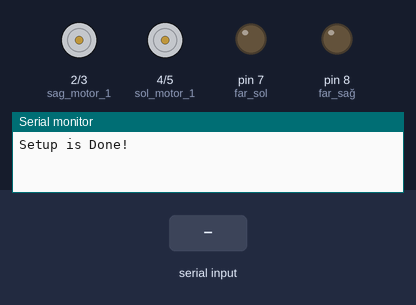
This sketch was run on a simulated Arduino Uno, built with avr-gcc and run on an emulated ATmega328P. On the bench: motor-driver pin pairs drawn as motors (green arrow = first pin HIGH = forward, orange = second pin HIGH = backward, longer = more drive), output pins drawn as LEDs (lit = HIGH), the last lines printed to the serial monitor. Dashed ring = blinking. Inputs (shaded band) come from the test bench.

Above: at 1.2 s.
1.3 s: "X" received over the second serial link
At 1.6 s:
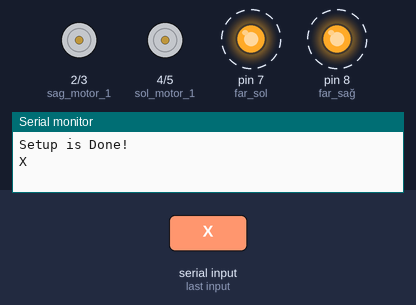
4.3 s: "F" received over the second serial link
At 5.1 s:
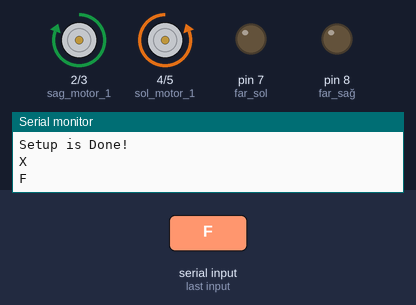
5.8 s: "B" received over the second serial link
At 6.2 s:
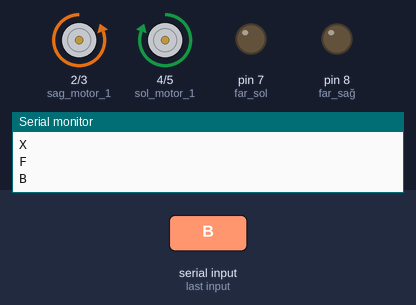
7.3 s: "L" received over the second serial link
At 8.5 s:
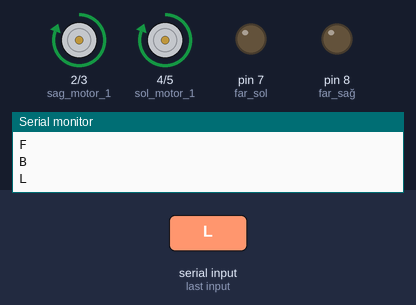
8.8 s: "R" received over the second serial link
At 9.7 s:
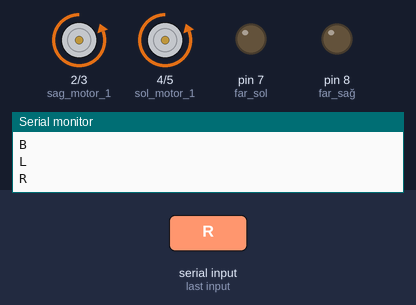
10.3 s: "W" received over the second serial link
At 10.8 s:
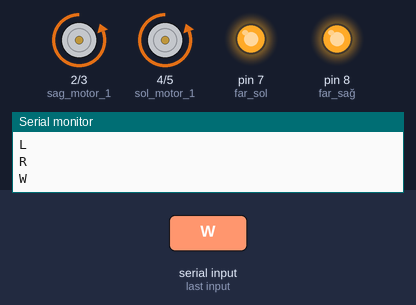
Timing chart, 0 to 12.8 s (numbered marks = the images above; inputs shaded):
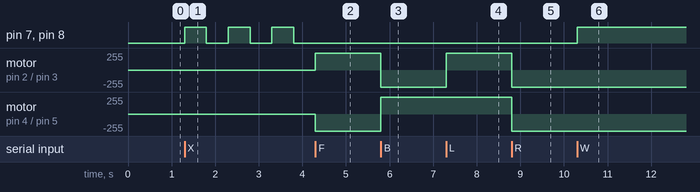

The sketch:

traktor.ino
```cpp
#include <SoftwareSerial.h>
SoftwareSerial mySerial(10, 11); // RX, TX
char data;

#define sol_motor_1 4
#define sol_motor_2 5
#define sag_motor_1 2
#define sag_motor_2 3


void setup() {
pinMode(5,OUTPUT);   //Sol Motor 2
pinMode(2,OUTPUT);   //Sol Motor 1
pinMode(3,OUTPUT);   //Sağ Motor 1
pinMode(4,OUTPUT);   //Sağ Motor 2

pinMode(7,OUTPUT);   //far sol
pinMode(8,OUTPUT);  //far sağ

Serial.begin(9600);
mySerial.begin(9600);

Serial.println("Setup is Done!");
}

void ileri(){

  digitalWrite(sol_motor_1, LOW);
  digitalWrite(sol_motor_2, HIGH);
  digitalWrite(sag_motor_1, HIGH);
  digitalWrite(sag_motor_2, LOW);

}

void geri(){


  digitalWrite(sol_motor_1, HIGH);
  digitalWrite(sol_motor_2, LOW);
  digitalWrite(sag_motor_1, LOW);
  digitalWrite(sag_motor_2, HIGH);


}

void sol(){


  digitalWrite(sol_motor_1, HIGH);
  digitalWrite(sol_motor_2, LOW);
  digitalWrite(sag_motor_1, HIGH);
  digitalWrite(sag_motor_2, LOW);

}

void sag(){

  digitalWrite(sol_motor_1, LOW);
  digitalWrite(sol_motor_2, HIGH);
  digitalWrite(sag_motor_1, LOW);
  digitalWrite(sag_motor_2, HIGH);

}

void dur(){

  digitalWrite(sol_motor_1, LOW);
  digitalWrite(sol_motor_2, LOW);
  digitalWrite(sag_motor_1, LOW);
  digitalWrite(sag_motor_2, LOW);

}

void loop() {


if(mySerial.available()){
  data = mySerial.read();
  Serial.println(data);
}

if(data == 'F'){
 ileri();
}

else if(data == 'B'){
  geri();
}

else if(data == 'L'){
  sol();
}

else if(data == 'R'){
 sag();
}

else if(data == 'S'){
  dur();
}

//Gelen veri 'W' ise ön farları aç
  else if (data == 'W') {
    digitalWrite(7, HIGH);
    digitalWrite(8, HIGH);

  }
  /***************************Ön farları kapat*****************************/
  //Gelen veri 'w' ise ön farları kapat
  else if (data == 'w') {
    digitalWrite(7, LOW);
    digitalWrite(8, LOW);
  }
   //Gelen veri 'X' ise dörtlüyü aç
  else if (data == 'X') {
    digitalWrite(7, HIGH);
    digitalWrite(8, HIGH);
    delay(500);

    digitalWrite(7, LOW);
    digitalWrite(8, LOW);
    delay(500);
  }
  /***************************Dörtlüyü kapat*****************************/
  //Gelen veri 'x' ise dörtlüyü kapat
  else if (data == 'x') {
    digitalWrite(7, LOW);
    digitalWrite(8, LOW);

  }

}
```

Measured:
- after the input at 1.3 s, pin 7 (far_sol), pin 8 (far_sağ): alternates HIGH for 0.50 s and LOW for 0.50 s, starting at once
- after the input at 4.3 s, pin 7 (far_sol), pin 8 (far_sağ): stays LOW (without the input it goes to HIGH after 0.00 s); motor on pin 2 (sag_motor_1) / pin 3 (sag_motor_2): stopped → forward 255/255 at once; motor on pin 4 (sol_motor_1) / pin 5 (sol_motor_2): stopped → backward 255/255 at once
- after the input at 5.8 s, motor on pin 2 (sag_motor_1) / pin 3 (sag_motor_2): forward 255/255 → backward 255/255 at once; motor on pin 4 (sol_motor_1) / pin 5 (sol_motor_2): backward 255/255 → forward 255/255 at once
- after the input at 7.3 s, motor on pin 2 (sag_motor_1) / pin 3 (sag_motor_2): backward 255/255 → forward 255/255 at once
- after the input at 8.8 s, motor on pin 2 (sag_motor_1) / pin 3 (sag_motor_2), motor on pin 4 (sol_motor_1) / pin 5 (sol_motor_2): forward 255/255 → backward 255/255 at once
- after the input at 10.3 s, pin 7 (far_sol), pin 8 (far_sağ): LOW → HIGH at once
